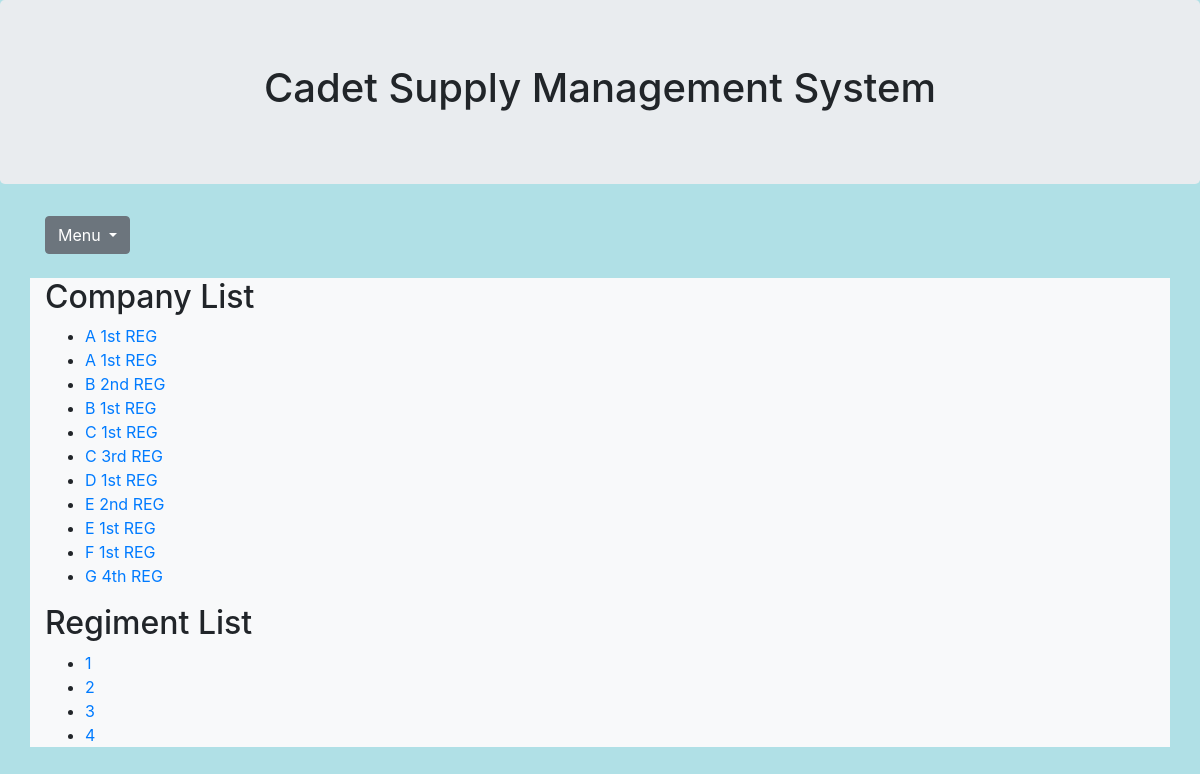
Page /supply/ on the earlier database version.
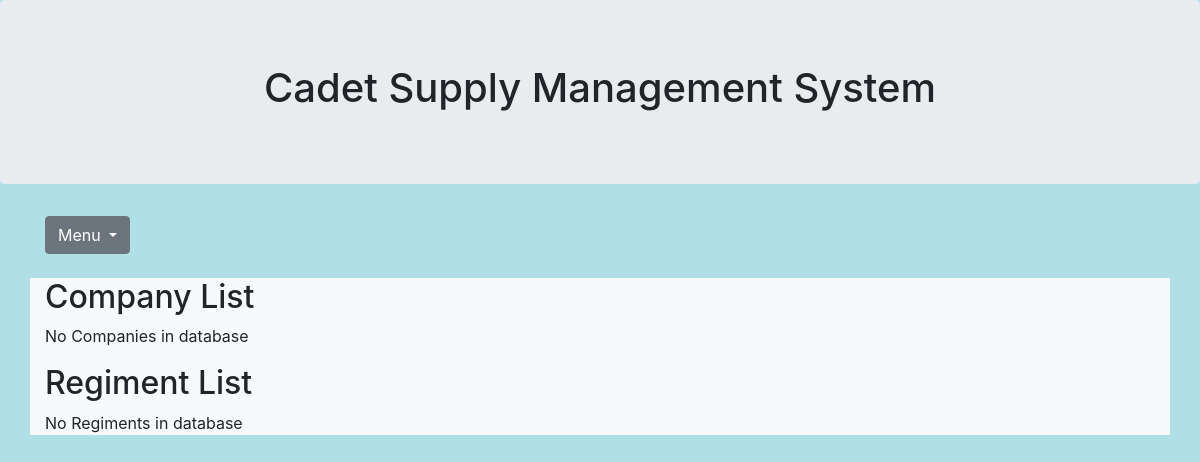
Same page on the later database version.
### cadettracker/models.py (models this page shows, shortened)
class Company(models.Model):
    CompanyName = models.CharField(max_length=2) #A, B, C, etc.
    regiment = models.ForeignKey(Regiment, on_delete=models.CASCADE) #1,2,3,4
    LocationID = models.ForeignKey(Location, on_delete=models.CASCADE) #Buffalos, Greeks.

class Regiment(models.Model):
    RegNum = models.IntegerField()
    RegSupplyLocation = models.ForeignKey(Location, on_delete=models.CASCADE)
    def __str__(self):
        if self.RegNum == 1:
            return "1st REG"
        elif self.RegNum == 2:
            return "2nd REG"
        elif self.RegNum == 3:
            return "3rd REG"
        elif self.RegNum == 4:
            return "4th REG"

### cadettracker/views.py (the view)
# urls.py: path('', views.index, name='index'),
def index(request):
    Company_list = Company.objects.order_by('CompanyName')
    Reg_List = Regiment.objects.order_by('RegNum')
    template = loader.get_template('cadettracker/index.html')
    context = {
        'Company_list': Company_list,
        'Reg_List': Reg_List,
    }
    return HttpResponse(template.render(context,
                                        request))

### cadettracker/templates/cadettracker/index.html
{% extends 'cadettracker/base_generic.html' %}
{% block company_content %}
<body style="background-color:powderblue;">
<h2>Company List</h2>
{% if Company_list %}
<ul>
  {% for Company in Company_list %}
      <li><a href="/supply/company/{{ Company.id }}">{{Company.CompanyName}} {{Company.regiment}}</a>
          </li>
  {% endfor %}
</ul>
{% else %}
<p>No Companies in database</p>
{% endif %}
<h2> Regiment List</h2>
{% if Reg_List %}
<ul>
    {% for REG in Reg_List %}
    <li><a href="/supply/reg/{{ REG.id }}"> {{REG.RegNum}}</a>
        </li>
    {% endfor %}
</ul>
{% else %}
<p> No Regiments in database</p>
{% endif %}
{% endblock %}

### cadettracker/templates/cadettracker/base_generic.html (shortened to what this page needs)
{% load static %}
<!DOCTYPE HTML>
<html>
  <head>
    <link rel="stylesheet"
          href="https://stackpath.bootstrapcdn.com/bootstrap/4.4.1/css/bootstrap.min.css"
>
  </head>
  <body>
    <div class="jumbotron text-center">
      <h1>Cadet Supply Management System</h1>
    </div>
    <div class="container">
      <div class="dropdown">
        <button class="btn btn-secondary dropdown-toggle" type="button"
                id="dropdownMenuButton" data-toggle="dropdown"
                aria-haspopup="true" aria-expanded="false">
          Menu
        </button>
      </div>
    </div>
    <br/>
    <div class="container bg-light">
      {% block company_content %}
      {% endblock %}
    </div>
  </body>
</html>

Differences in the rows shown:
removed Company: CompanyName "A", regiment "1st REG"
removed Company: CompanyName "A", regiment "1st REG"
removed Company: CompanyName "B", regiment "2nd REG"
removed Company: CompanyName "B", regiment "1st REG"
removed Company: CompanyName "C", regiment "1st REG"
removed Company: CompanyName "C", regiment "3rd REG"
removed Company: CompanyName "D", regiment "1st REG"
removed Company: CompanyName "E", regiment "2nd REG"
removed Company: CompanyName "E", regiment "1st REG"
removed Company: CompanyName "F", regiment "1st REG"
removed Company: CompanyName "G", regiment "4th REG"
removed Regiment: RegNum "1"
removed Regiment: RegNum "2"
removed Regiment: RegNum "3"
removed Regiment: RegNum "4"
Other differences:
text now shown: "No Companies in database No Regiments in database"
